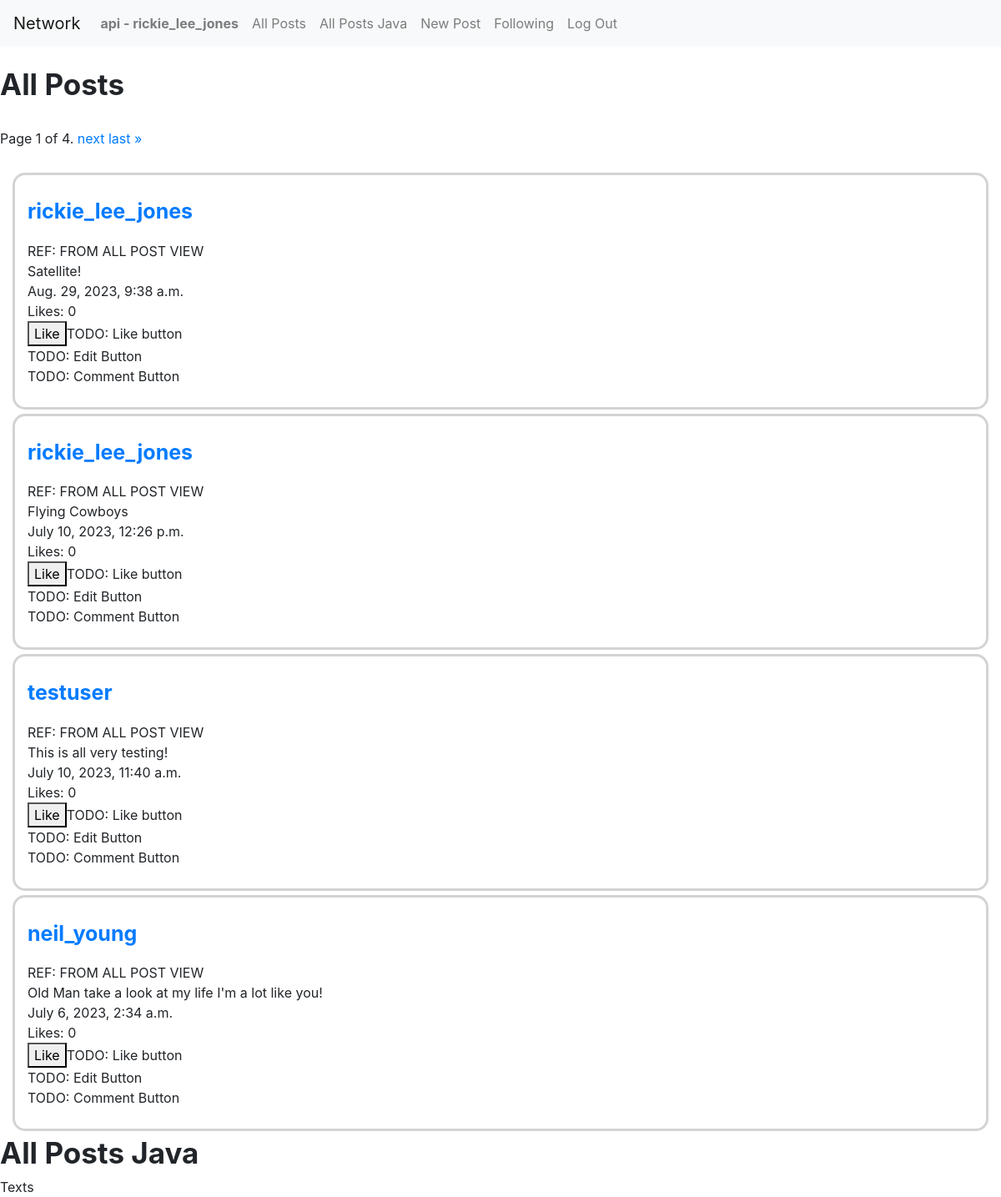
Screenshot of / (signed in) with the database file from the repository.
### network/models.py (models this page shows, shortened)
class User(AbstractUser):
    followed_by_user = models.IntegerField(default=0)
    followers_of_user = models.IntegerField(default=0)
    def __str__(self):
        return f"{self.username}"

class Post(models.Model):
    content = models.CharField(max_length=128)
    user = models.ForeignKey(User, on_delete=models.CASCADE, related_name="user")
    likes = models.IntegerField(default=0)
    timestamp = models.DateTimeField(auto_now_add=True)

### network/views.py (the view, shortened to what this page needs)
# urls.py: path("", views.index, name="index"),
def index(request, request_name=None):
    if (request_name == None):
        print("Name = None")
    else:
        print("Name from request: ", request_name)
    if request.method == "POST":
        post_content = request.POST["post_content"]
        post = Post(content=post_content, user=request.user)
        post.save()
        return HttpResponseRedirect(reverse("index"))
    else:
        if request.user.is_authenticated:
          if (request_name == None):
            print("Name = None") #print test, can delete
            active_user = User.objects.get(username=request.user)
            active_user_posts = Post.objects.filter(user=active_user.id).order_by("-timestamp")
            paginator_active_user = Paginator(active_user_posts, 2)
            page_number = request.GET.get('page')
            page_obj_active_user = paginator_active_user.get_page(page_number)
            posts = Post.objects.all().order_by("-timestamp")
            paginator = Paginator(posts, 4)
            page_number = request.GET.get('page')
            page_obj = paginator.get_page(page_number)
            return render(request, "network/index.html",
            {"page_obj" : page_obj,
            "page_obj_active_user": page_obj_active_user,
            "active_user": active_user})

### network/templates/network/index.html (shortened to what this page needs)
{% extends "network/layout.html" %}
{% load static %}
{% block body %}
    {% if user.is_authenticated %}
      <br>
    {% endif %}
    <div id="all_post-view">
    <h3 style="font-size: 35px";><strong>All Posts</strong></h3>
    <br>
        <div class="pagination">
          <span class="step-links">
            <span class="current">
              Page {{ page_obj.number }} of {{ page_obj.paginator.num_pages }}.
            </span>
            {% if page_obj.has_next %}
              <a href="?page={{ page_obj.next_page_number }}">next</a>
              <a href="?page={{ page_obj.paginator.num_pages }}">last &raquo;</a>
            {% endif %}
          </span>
        </div><br>
        {% for p in page_obj %}
          <div class="post_style">
            <p class="api_user_post" name="user_name" data-name="{{p.user}}" style="font-size:25px; font-weight: bold ;">
              <a href="#">{{p.user}}</a>
            </p>
            REF: FROM ALL POST VIEW<br>
            {{p.content}}<br>
            {{p.timestamp}}<br>
            Likes: {{p.likes}}<br>
            <button>Like</button>TODO: Like button<br>
            TODO: Edit Button<br>
            TODO: Comment Button
            <br>
          </div>
        {% endfor %}
    </div>
    <div id="all_post_java-view">
      <h3 style="font-size: 35px";><strong>All Posts Java</strong></h3>
      Texts
    </div>
{% endblock %}

### network/templates/network/layout.html (shortened to what this page needs)
{% load static %}
<!DOCTYPE html>
<html lang="en">
    <head>
        <link rel="stylesheet" href="https://stackpath.bootstrapcdn.com/bootstrap/4.4.1/css/bootstrap.min.css">
        <link  href="{% static 'network/styles.css' %}" rel="stylesheet">
    </head>
    <body>
        <nav class="navbar navbar-expand-lg navbar-light bg-light">
        <a class="navbar-brand" href="#">Network</a>
            <div class="testclass">
              <ul class="navbar-nav mr-auto">
                {% if user.is_authenticated %}
                <li class="api_user_post" class="nav-item" data-name="{{user.username}}">
                  <a class="nav-link" href="#"><strong>api - {{ user.username }}</strong></a>
                </li>
                {% endif %}
                  <li id="all_posts" class="nav-item">
                    <a class="nav-link" href="#">All Posts</a>
                  </li>
                  <li id="all_posts_java" class="nav-item">
                    <a class="nav-link" href="#">All Posts Java</a>
                  </li>
                {% if user.is_authenticated %}
                  <li id="new_post" class="nav-item">
                    <a class="nav-link" href="#">New Post</a>
                  </li>
                  <li id="following" class="nav-item">
                    <a class="nav-link" href="#">Following</a>
                  </li>
                  <li class="nav-item">
                    <a class="nav-link" href="{% url 'logout' %}">Log Out</a>
                  </li>
                {% endif %}
              </ul>
            </div>
          </nav>
        <div class="body">
            {% block body %}
            {% endblock %}
        </div>
    </body>
</html>

### network/static/network/styles.css (style rules this page uses)
.post_style { border-color: lightgrey; border-radius:15px; border-style: solid; margin: 5px 15px 5px 15px; padding:25px 15px 25px 15px; }

### rows the page displays
User: username "rickie_lee_jones"
Post: user "rickie_lee_jones", content "Satellite!", timestamp "Aug. 29, 2023, 9:38 a.m.", likes "0"
Post: user "rickie_lee_jones", content "Flying Cowboys", timestamp "July 10, 2023, 12:26 p.m.", likes "0"
Post: user "testuser", content "This is all very testing!", timestamp "July 10, 2023, 11:40 a.m.", likes "0"
Post: user "neil_young", content "Old Man take a look at my life I'm a lot like you!", timestamp "July 6, 2023, 2:34 a.m.", likes "0"

### other values shown
{{ page_obj.number }} "1"
{{ page_obj.paginator.num_pages }} "4"
